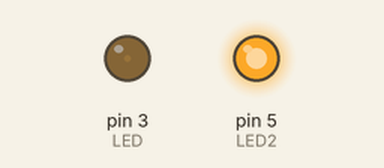
Recording of a sketch running on a simulated Arduino Uno, built with avr-gcc and run on an emulated ATmega328P. On the bench: output pins drawn as LEDs (lit = HIGH).

Above: at 0.15 s.
At 7.65 s:
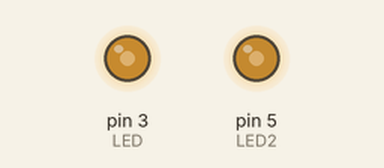
At 20.57 s:
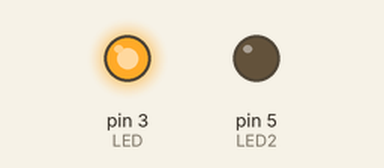
At 39.79 s:
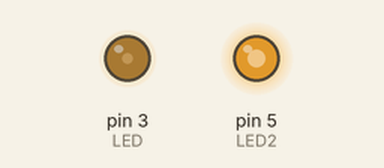
Timing chart, 0 to 40.0 s (numbered marks = the images above):
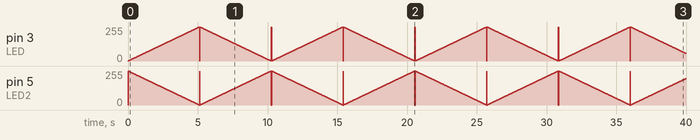

The sketch:

z28_up_down1.ino
```cpp
// C++ code
//
int LED = 3, LED2 = 5;
int intenzitet = 0;

bool predznak = true;

void setup()
{
  pinMode(LED, OUTPUT);
  digitalWrite(LED, LOW);
  pinMode(LED2, OUTPUT);
  digitalWrite(LED2, LOW);
}

void loop()
{
  analogWrite(LED, intenzitet);
  analogWrite(LED2, 255 - intenzitet);
  if(predznak)intenzitet++;
  else intenzitet--;

  if(intenzitet > 255)predznak = false;
  else if(intenzitet < 0)predznak = true;

    delay(20);
}
```
